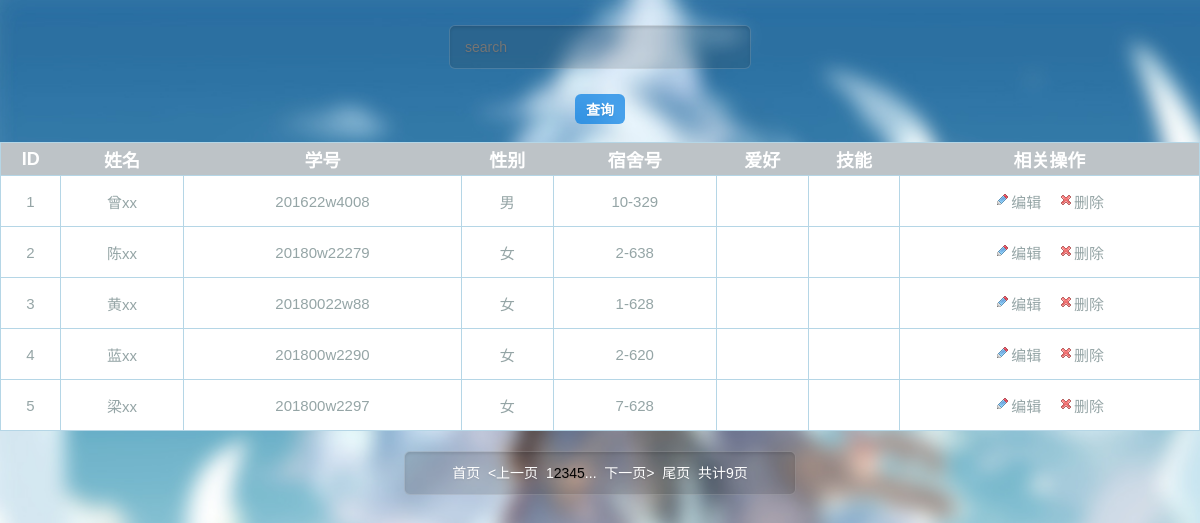
The page /index_contain/test.php on the database its author committed.
### tables this page shows
CREATE TABLE   students
(
     id 	int   primary key auto_increment,
     s_name 	varchar(300),
     s_num 	varchar(300),
     sex 	varchar(300),
     d_num 	varchar(255),
     s_hb       varchar(255),
     skill      text
)charset=utf8;

### function.php (called while the page is built, shortened)
<?php
function query($sql){
    if($result = mysql_query($sql)){
        return $result;
    }else{
        echo 'SQL执行失败<br>';
        echo '错误的SQL为：'.$sql;
        echo '错误代码为：'.mysql_errno();
        echo '错误信息为：'.mysql_error();
        die;
    }
}
function fetchAll($sql){
    if($res = query($sql)){
        $rows = array();
        while($row = mysql_fetch_array($res)){
            $rows[] = $row;
        }
        return($rows);
    }else{
        return false;
    }
}

### index_contain/index_html.php (the view, shortened to what this page needs)
<!doctype html>
<html>
 <head>
  <link type="text/css" rel="stylesheet" href="../CSS/index_html.css">
 </head>
 <body>
	<form action="../index_contain/test.php" method="post">
		<div class="box">
                    <div class="search">
                    <input type="text" placeholder="search" name="s_name">
                </div>
                    <button class="in_ser"type="submit" >查询</button>
                        <br>
                <br/>
                <div class="content">
		<table border="1">
			<tr>
                            <th width="5%"><a href="../index_contain/test.php?order=id&sort=<?php echo ($order = 'id') ? $sort : 'desc' ?> ">ID</a></th>
				<th>姓名</th>
                                <th><a href="../index_contain/test.php?order=s_num&sort=<?php echo ($order = 's_num') ? $sort : 'desc' ?> ">学号</a></th>
				<th>性别</th><th>宿舍号</th>
                                <th>爱好</th>
                                <th>技能</th>
				<th width="25%">相关操作</th>
			</tr>
			<?php if(!empty($students_info)){ ?>
			<?php foreach($students_info as $row){ ?>
			<tr>
				 <td><?php echo $row['id']; ?></td>
				 <td><?php echo $row['s_name']; ?></td>
				 <td><?php echo $row['s_num']; ?></td>
				 <td><?php echo $row['sex']; ?></td>
				 <td><?php echo $row['d_num']; ?></td>
                                 <td><?php echo $row['s_hb']; ?></td>
                                  <td><?php echo $row['skill']; ?></td>
				 <td>
					<div align="center">
						<span>
                                                    <img  src="../images/edt.gif" width="16" height="16" /><a class="up_a" href="<?php echo '../stu_update/update.php?id='.$row['id'] ?>">编辑</a>&nbsp; &nbsp;
							<a class="up_a" href="<?php echo './del.php?id='.$row['id'] ?>"><img  src="../images/del.gif" width="16" height="16" />删除</a>
						</span>
					</div>
				</td>
			</tr>
			<?php } ?>
			<?php }else{ ?>
			<tr><td colspan="7">查询的结果不存在！</td></tr>
			<?php } ?>
		</table>
                     </div>
                <div class="page_div">
                    <div class="page"><?php echo $page_banner; ?></div>
                </div>
        </div>
        </form>
 </body>
</html>

### index_contain/test.php (shortened to what this page needs)
<?php
require '../function.php';
$sql_order = "";
$sort = isset($_GET['sort']) ? $_GET['sort'] : '';
$sql_where = '';
$page_size = 5;
$res = mysql_query("select count(*) from students");
$count = mysql_fetch_row($res);
$count = $count[0];
$total_pages = ceil($count / $page_size);
$page = isset($_GET['page']) ? intval($_GET['page']) : 1;
$showPage = 5;
$pageoffset = ($showPage - 1) / 2;
$star = 1;
$end = $total_pages;
$limit = ($page - 1) * $page_size;
$sql_limit = " limit {$limit},{$page_size}";
$page_banner = "";
if ($page > 1) {
    $page_banner .= "<a style=' text-decoration: none; color:#fff;' href = './test.php?page=1'>首页</a>";
    $page_banner .= "<a style=' text-decoration: none; color:#fff;' href = './test.php?page=" . ($page - 1) . "'>&nbsp;&nbsp;<上一页&nbsp;&nbsp;</a>";
} else {
    $page_banner .= "<span>首页</span>";
    $page_banner .= "<span>&nbsp;&nbsp;<上一页&nbsp;&nbsp;</span>";
}
if ($total_pages > $showPage) {
    if ($page > $pageoffset) {
        $star = $page - $pageoffset;
        $end = $total_pages > $page + $pageoffset ? $page + $pageoffset : $total_pages;
    } else {
        $star = 1;
        $end = $total_pages > $showPage ? $showPage : $total_pages;
    }
}
for ($i = $star; $i <= $end; $i++) {
    if ($page == $i) {
        $page_banner .= "<span>" . $i . "</span>";
    } else {
        $page_banner .= "<a href = './test.php?p" . $i . "'>" . $i . "</a>";
    }
}
if ($page + $pageoffset < $total_pages && $total_pages > $showPage) {
    $page_banner .= "...";
}
if ($page < $total_pages) {
    $page_banner .= "<a style=' text-decoration: none; color:#fff;' href = './test.php?page=" . ($page + 1) . "'>&nbsp;&nbsp;下一页>&nbsp;&nbsp;</a>";
    $page_banner .= "<a style=' text-decoration: none; color:#fff;' href = './test.php?page=" . $total_pages . "'>尾页&nbsp;&nbsp;</a>";
} else {
    $page_banner .= "<span>&nbsp;&nbsp;下一页>&nbsp;&nbsp;</span>";
    $page_banner .= "<span>尾页</span>";
}
$page_banner .= "<span>共计" . $total_pages . "页";
$sql = "select * from students ";
$sql .= $sql_where;
$sql .= $sql_order;
$sql .= $sql_limit;
$students_info = fetchAll($sql);
require '../index_contain/index_html.php';

### CSS/index_html.css (style rules this page uses)
body { background-image: url("../images/201_1.jpg");margin:0;padding:0;background-attachment: fixed;background-size: cover; text-align: center;background-repeat: no-repeat; }
.box { width: 100%;text-align: center; }
.box table { margin: 0 auto;width:1200px;padding: 20px;border-collapse:collapse;font-size:12px;border:1px solid #B5D6E6;min-width:460px; }
.box table th,.box table td { height:30px;border:1px solid #B5D6E6;color: #fff;font-family: sans-serif;font-size: 18px; }
.box table th a { color:#fff;font-family: sans-serif;font-size: 18px; }
.box table th { background-color:#bdc3c7;border:none; }
.box table td { background-color:#fff;text-align:center;color: #95a5a6;font-size: 15px;padding: 10px; }
.box a { color:#000;text-decoration:none; }
.box .up_a { color: #95a5a6; }
div.page { margin: 0 auto;width:340px;height:42px;line-height:42px;margin-top: 20px;padding:0 25px;background:#2d2d2d;background:rgba(45,45,45,.15);-moz-border-radius:6px;-webkit-border-radius:6px;border-radius:6px;border:1px solid #3d3d3d;border:1px solid rgba(255,255,255,.15);-moz-box-shadow:0 2px 3px 0 rgba(0,0,0,.1) inset;-webkit-box-shadow:0 2px 3px 0 rgba(0,0,0,.1) inset;box-shadow:0 2px 3px 0 rgba(0,0,0,.1) inset;font-family:"Microsoft YaHei",Helvetica,Arial,sans-serif;font-size:14px;color:#fff;text-shadow:0 1px 2px rgba(0,0,0,.1);-o-transition:all .2s;-moz-transition:all .2s;-webkit-transition:all .2s;-ms-transition:all .2s }
.search input { width:270px;height:42px;line-height:42px;margin-top:25px;padding:0 15px;background:#2d2d2d;background:rgba(45,45,45,.15);-moz-border-radius:6px;-webkit-border-radius:6px;border-radius:6px;border:1px solid #3d3d3d;border:1px solid rgba(255,255,255,.15);-moz-box-shadow:0 2px 3px 0 rgba(0,0,0,.1) inset;-webkit-box-shadow:0 2px 3px 0 rgba(0,0,0,.1) inset;box-shadow:0 2px 3px 0 rgba(0,0,0,.1) inset;font-family:"Microsoft YaHei",Helvetica,Arial,sans-serif;font-size:14px;color:#fff;text-shadow:0 1px 2px rgba(0,0,0,.1);-o-transition:all .2s;-moz-transition:all .2s;-webkit-transition:all .2s;-ms-transition:all .2s }
button { cursor:pointer;margin-top:30px;width:50px;height:30px;margin-top:25px;padding:0; background: rgba(6, 127, 228, 0.71);-moz-border-radius:6px;-webkit-border-radius:6px;border-radius:6px;border:0;-moz-box-shadow:0 15px 30px 0 rgba(255,255,255,.25) inset,0 2px 7px 0 rgba(0,0,0,.2);font-family:"Microsoft YaHei",Helvetica,Arial,sans-serif;font-size:14px;font-weight:700;color:#fff;text-shadow:0 1px 2px rgba(0,0,0,.1);-o-transition:all .2s;-moz-transition:all .2s;-webkit-transition:all .2s;-ms-transition:all .2s }

### rows shown on the page
students: id "1", s_name "曾xx", s_num "201622w4008", sex "男", d_num "10-329"
students: id "2", s_name "陈xx", s_num "20180w22279", sex "女", d_num "2-638"
students: id "3", s_name "黄xx", s_num "20180022w88", sex "女", d_num "1-628"
students: id "4", s_name "蓝xx", s_num "201800w2290", sex "女", d_num "2-620"
students: id "5", s_name "梁xx", s_num "201800w2297", sex "女", d_num "7-628"

### other values the page prints
$page_banner "..."
$total_pages "9"
